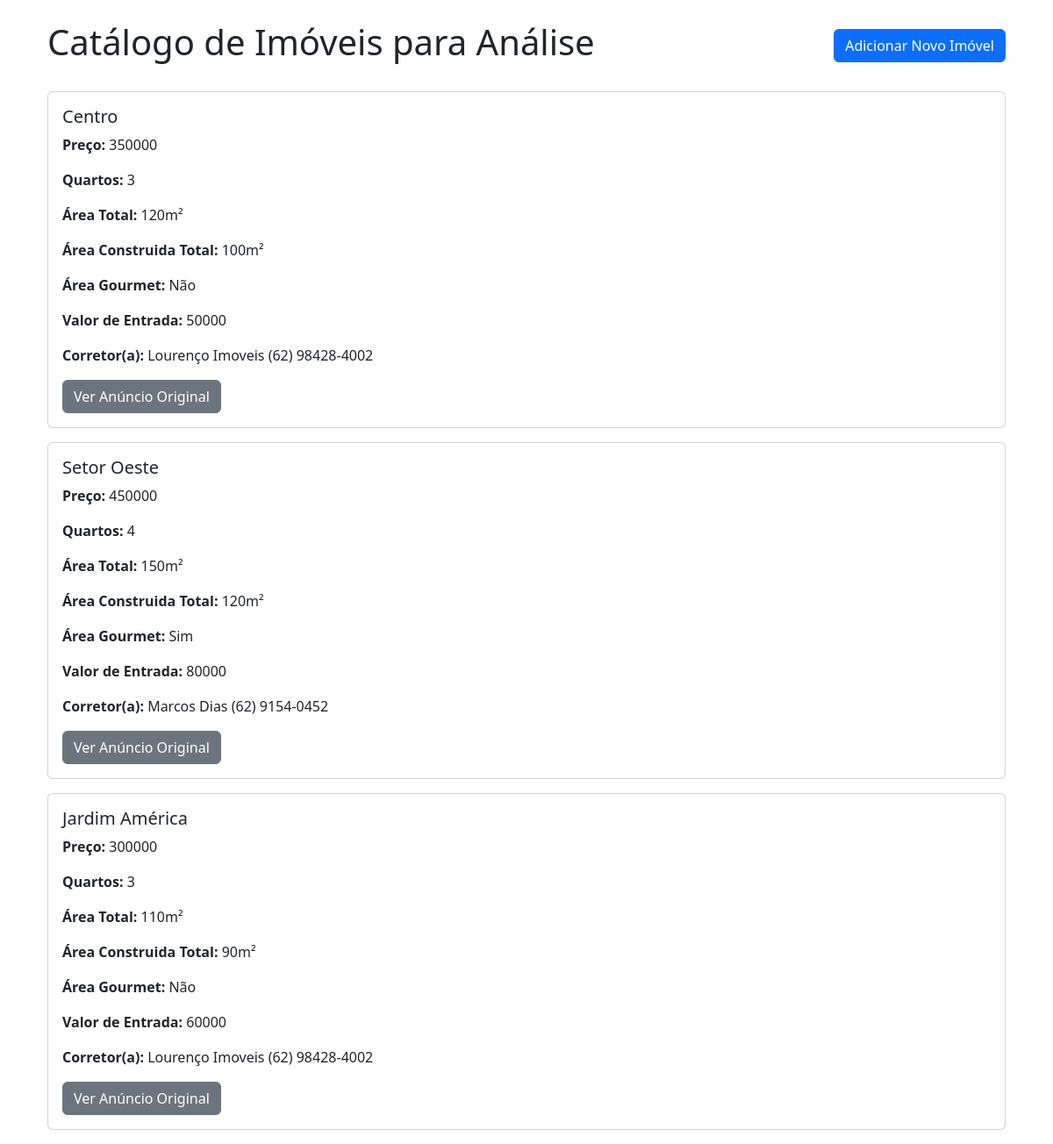
Before: /imoveis with the older database file.
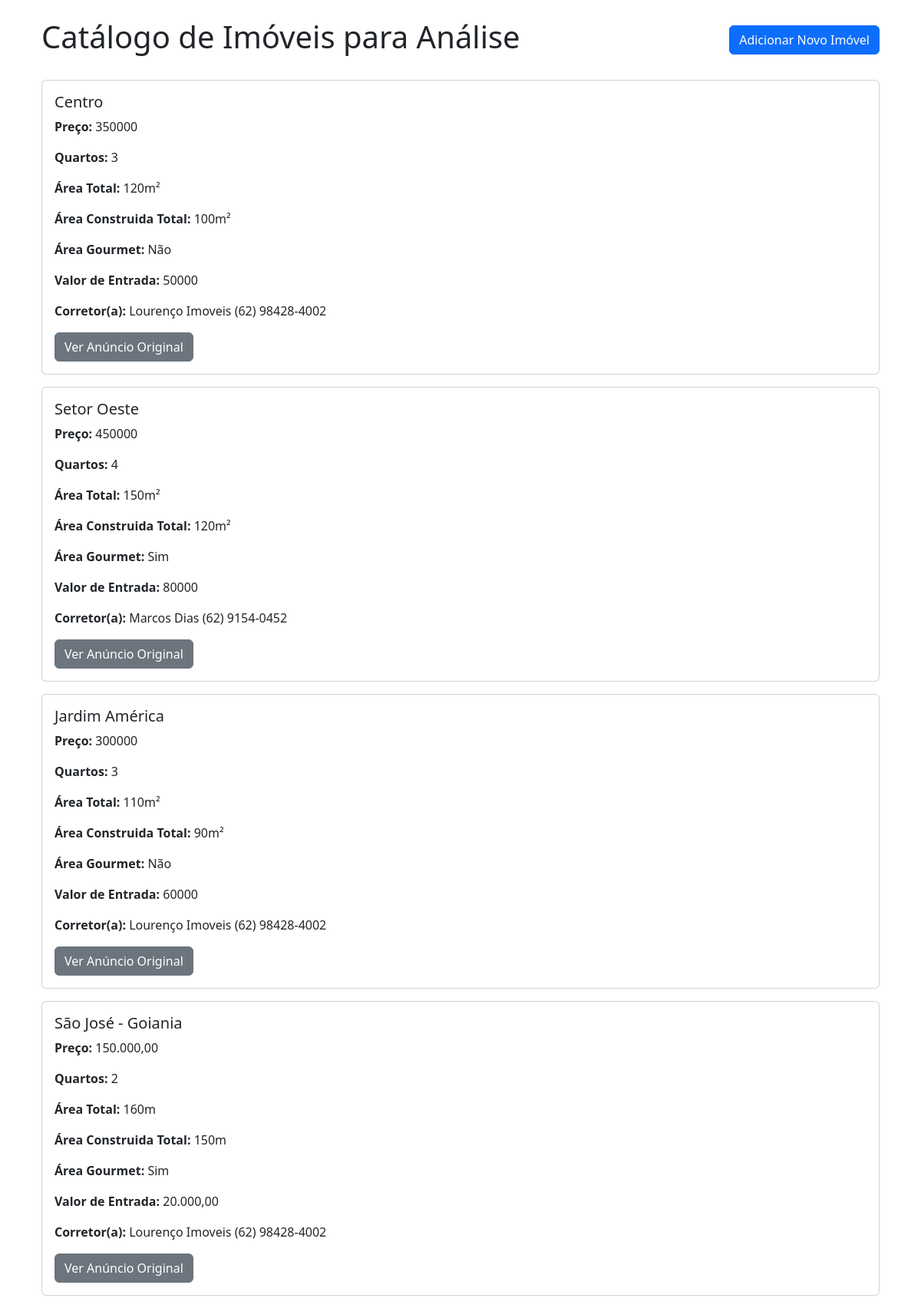
After: the same page with the newer database file.
### models.py (models this page shows, shortened)
class Imoveis(db.Model):
    __tablename__ = 'Imoveis'
    id = db.Column(db.Integer, primary_key=True,autoincrement=True)
    regiao = db.Column(db.String, nullable=False)
    preco = db.Column(db.Integer, nullable=False)
    quartos = db.Column(db.Integer, nullable=False)
    area_total = db.Column(db.String)
    area_construida = db.Column(db.String)
    area_gourmet = db.Column(db.String)
    valor_entrada = db.Column(db.Integer)
    link_anuncio = db.Column(db.String, nullable=False)
    id_corretor = db.Column(db.Integer, db.ForeignKey('Corretores.id'), nullable=False)
    corretor = db.relationship('Corretores', backref='Imoveis')

class Corretores(db.Model):
    __tablename__ = 'Corretores'
    id = db.Column(db.Integer, primary_key=True, autoincrement=True)
    nome = db.Column(db.String,nullable=False)
    contato = db.Column(db.String, nullable=False)

### routes.py (the view)
@rotas.route('/imoveis')
def index():
 imoveis = Imoveis.query.order_by(Imoveis.id)
 return render_template('index.html', lista_de_imoveis=imoveis)

### templates/index.html (shortened to what this page needs)
{% extends 'base.html' %}
{% block content %}
    <div class="d-flex justify-content-between align-items-center mb-4">
        <h1>Catálogo de Imóveis para Análise</h1>
        <a href="/cadastrar" class="btn btn-primary">Adicionar Novo Imóvel</a>
    </div>
    {% for imovel in lista_de_imoveis %}
        <div class="card mb-3">
            <div class="card-body">
                <h5 class="card-title">{{ imovel.regiao }}</h5>
                <p class="card-text"><strong>Preço:</strong> {{ imovel.preco }}</p>
                <p class="card-text"><strong>Quartos:</strong> {{ imovel.quartos }}</p>
                <p class="card-text"><strong>Área Total:</strong> {{ imovel.area_total }}</p>
                <p class="card-text"><strong>Área Construida Total:</strong> {{ imovel.area_construida }}</p>
                <p class="card-text"><strong>Área Gourmet:</strong> {{ imovel.area_gourmet }}</p>
                <p class="card-text"><strong>Valor de Entrada:</strong> {{ imovel.valor_entrada }}</p>
                <p class="card-text"><strong>Corretor(a):</strong> {{ imovel.corretor.nome }} {{imovel.corretor.contato}}</p>
                <a href="{{ imovel.link_anuncio }}" class="btn btn-secondary" target="_blank">Ver Anúncio Original</a>
            </div>
        </div>
    {% endfor %}
{% endblock %}

### templates/base.html (shortened to what this page needs)
<!doctype html>
<html lang="pt-br">
<head>
   <link rel="stylesheet" href="{{url_for('static', filename='bootstrap.css')}}">
</head>
<body>
    <div class="container">
     <div class="container mt-4">
        {% block content %}{% endblock %}
     </div>
    </div>
</body>
</html>

Changed rows visible on the page:
added Imoveis: regiao "São José - Goiania", preco "150.000,00", quartos "2", area_total "160m", area_construida "150m", area_gourmet "Sim", valor_entrada "20.000,00", corretor.nome "Lourenço Imoveis", corretor.contato "(62) 98428-4002"
